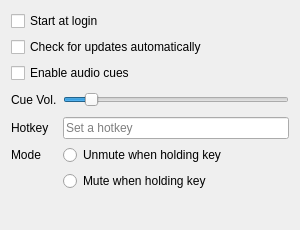
<?xml version="1.0" encoding="UTF-8"?>
<ui version="4.0">
 <class>PreferencesWindow</class>
 <widget class="QDialog" name="PreferencesWindow">
  <property name="geometry">
   <rect>
    <x>0</x>
    <y>0</y>
    <width>300</width>
    <height>230</height>
   </rect>
  </property>
  <property name="sizePolicy">
   <sizepolicy hsizetype="Fixed" vsizetype="Fixed">
    <horstretch>0</horstretch>
    <verstretch>0</verstretch>
   </sizepolicy>
  </property>
  <property name="minimumSize">
   <size>
    <width>300</width>
    <height>230</height>
   </size>
  </property>
  <property name="maximumSize">
   <size>
    <width>300</width>
    <height>230</height>
   </size>
  </property>
  <property name="windowTitle">
   <string/>
  </property>
  <layout class="QVBoxLayout" name="verticalLayout">
   <item>
    <widget class="QCheckBox" name="startAtLogin">
     <property name="text">
      <string>Start at login</string>
     </property>
    </widget>
   </item>
   <item>
    <widget class="QCheckBox" name="autoUpdateCheck">
     <property name="enabled">
      <bool>true</bool>
     </property>
     <property name="text">
      <string>Check for updates automatically</string>
     </property>
    </widget>
   </item>
   <item>
    <widget class="QCheckBox" name="audioCues">
     <property name="text">
      <string>Enable audio cues</string>
     </property>
    </widget>
   </item>
   <item>
    <layout class="QFormLayout" name="formLayout">
     <item row="0" column="0">
      <widget class="QLabel" name="cueVolumeLabel">
       <property name="text">
        <string>Cue Vol.</string>
       </property>
      </widget>
     </item>
     <item row="1" column="0">
      <widget class="QLabel" name="hotkeyLabel">
       <property name="text">
        <string>Hotkey</string>
       </property>
      </widget>
     </item>
     <item row="2" column="0">
      <widget class="QLabel" name="modeLabel">
       <property name="text">
        <string>Mode</string>
       </property>
      </widget>
     </item>
     <item row="2" column="1">
      <widget class="QRadioButton" name="modeUnmute">
       <property name="text">
        <string>Unmute when holding key</string>
       </property>
      </widget>
     </item>
     <item row="3" column="1">
      <widget class="QRadioButton" name="modeMute">
       <property name="text">
        <string>Mute when holding key</string>
       </property>
      </widget>
     </item>
     <item row="0" column="1">
      <widget class="QSlider" name="cueVolume">
       <property name="sizePolicy">
        <sizepolicy hsizetype="MinimumExpanding" vsizetype="Fixed">
         <horstretch>0</horstretch>
         <verstretch>0</verstretch>
        </sizepolicy>
       </property>
       <property name="minimumSize">
        <size>
         <width>200</width>
         <height>22</height>
        </size>
       </property>
       <property name="maximum">
        <number>100</number>
       </property>
       <property name="value">
        <number>10</number>
       </property>
       <property name="orientation">
        <enum>Qt::Horizontal</enum>
       </property>
      </widget>
     </item>
     <item row="1" column="1">
      <widget class="HotkeyInput" name="hotkey">
       <property name="placeholderText">
        <string>Set a hotkey</string>
       </property>
      </widget>
     </item>
    </layout>
   </item>
  </layout>
 </widget>
 <customwidgets>
  <customwidget>
   <class>HotkeyInput</class>
   <extends>QLineEdit</extends>
   <header>src/ui/hotkey_input.h</header>
  </customwidget>
 </customwidgets>
 <resources/>
 <connections/>
</ui>
